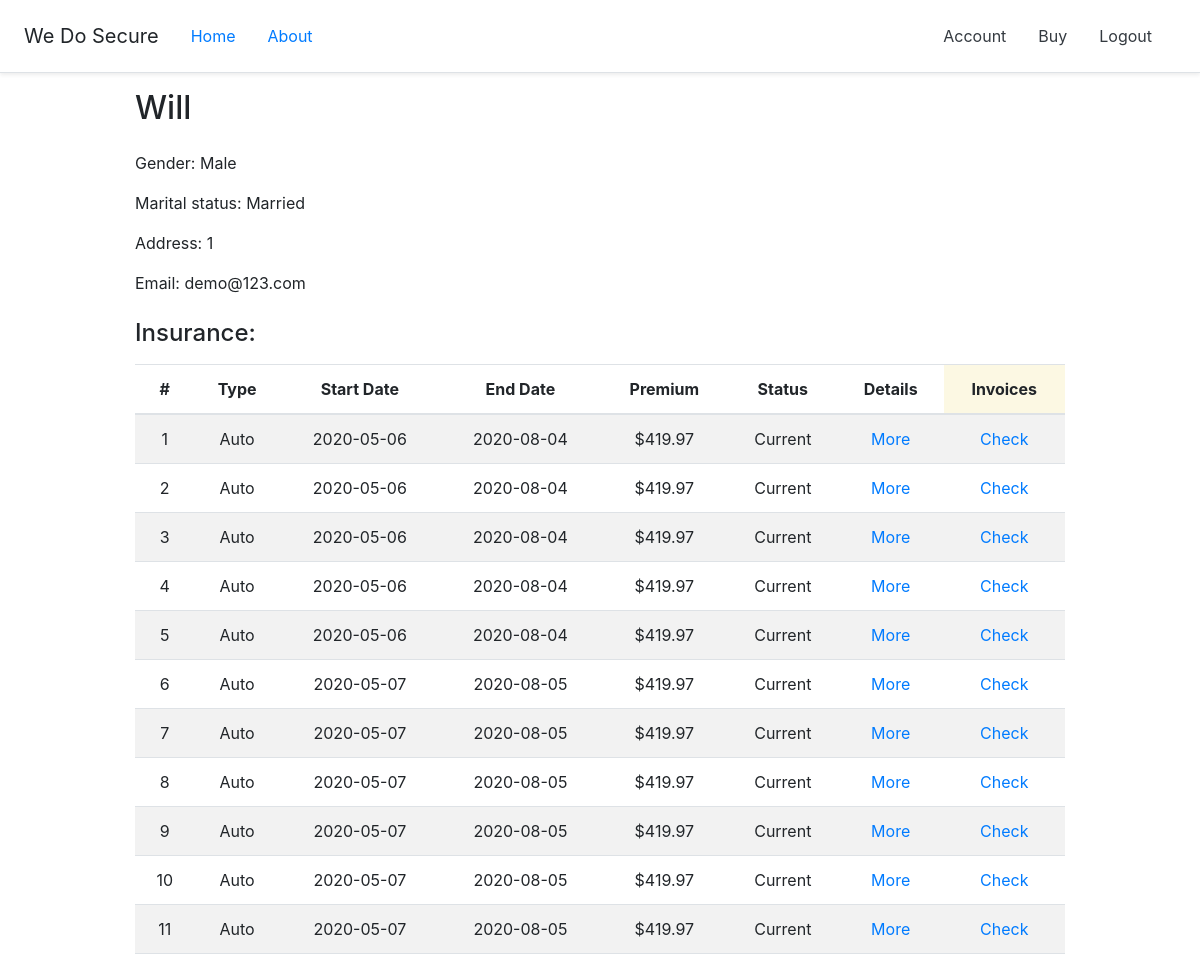
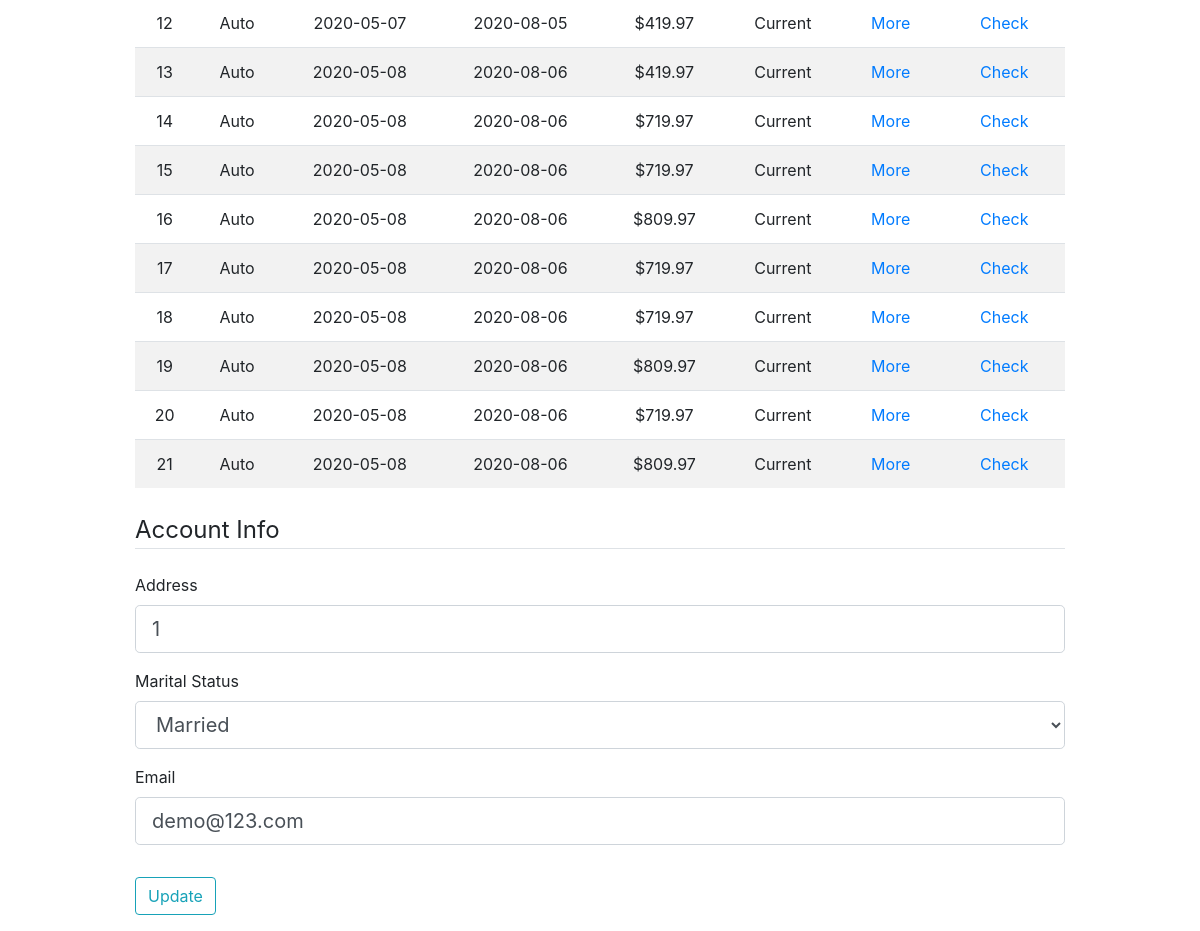
The app's page /account (signed in), older data (2 pictures, top to bottom).
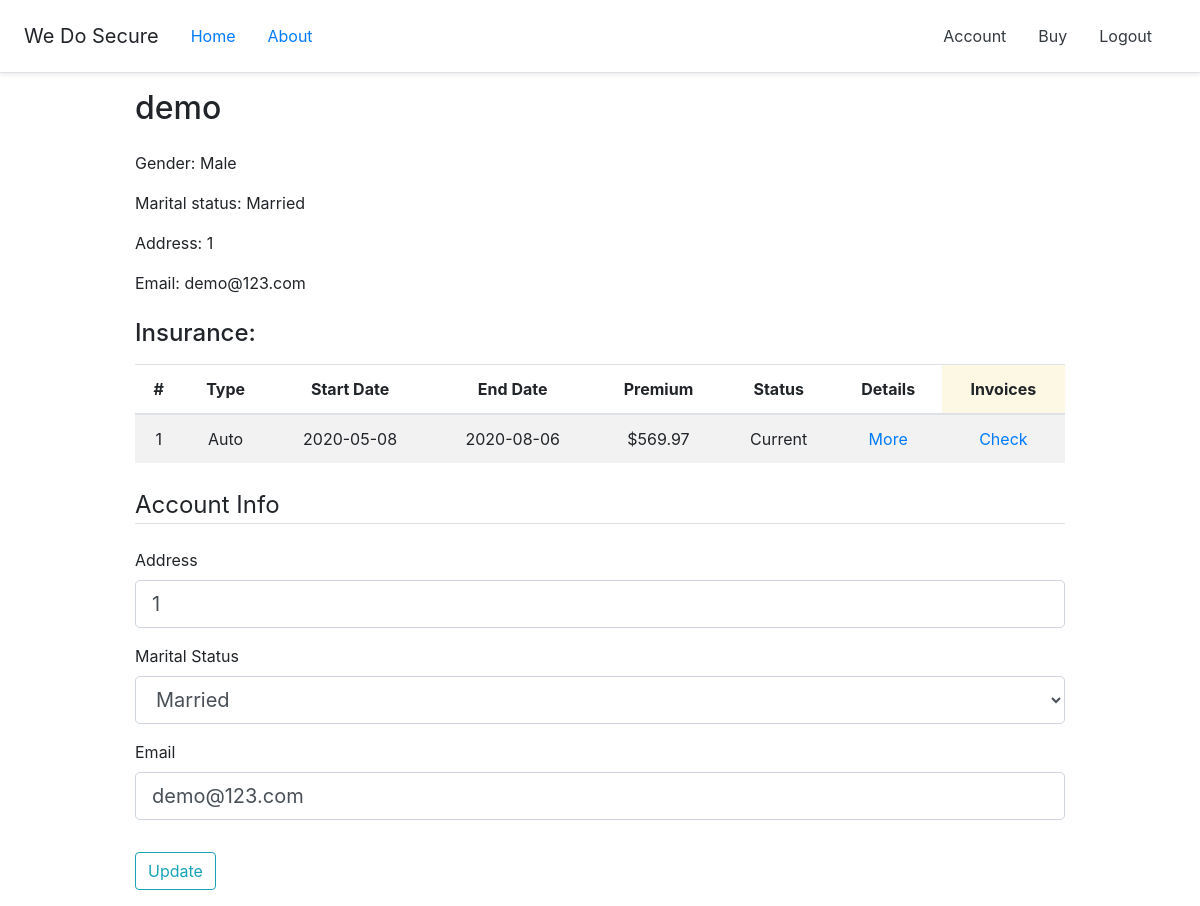
The same page, newer data.
### insurance/models.py (models this page shows, shortened)
class Customer(db.Model, UserMixin):
    id = db.Column(db.Integer, primary_key=True)
    full_name = db.Column(db.String(50), nullable=False)
    address = db.Column(db.String(120), nullable=False)
    gender = db.Column(db.String(1), nullable=False)
    marital_status = db.Column(db.String(1), nullable=False)
    email = db.Column(db.String(120), unique=True, nullable=False)
    password = db.Column(db.String(60), nullable=False)
    insurances = db.relationship('Insurance', backref='buyer', lazy=True)

class Insurance(db.Model):
    id = db.Column(db.Integer, primary_key=True)
    type = db.Column(db.String(1), nullable=False)
    start_date = db.Column(db.Date, nullable=False)
    end_date = db.Column(db.Date, nullable=False)
    premium = db.Column(db.Numeric(scale=2), nullable=False)
    status = db.Column(db.String(1), nullable=False)
    customer_id = db.Column(db.Integer, db.ForeignKey('customer.id'), nullable=False)
    vehicles = db.relationship('Vehicle', backref='insurance', lazy=True)
    homes = db.relationship('Home', backref='insurance', lazy=True)
    invoices = db.relationship('Invoice', backref='insurance', lazy=True)

### insurance/routes.py (the view)
@app.route('/account', methods=['GET', 'POST'])
@login_required
def account():
    form = UpdateAccountForm()
    if form.validate_on_submit():
        current_user.address = form.address.data
        current_user.marital_status = form.marital_status.data
        current_user.email = form.email.data
        db.session.commit()
        flash('Your account has been updated!', 'success')
        return redirect(url_for('account'))
    elif request.method == 'GET':
        form.address.data = current_user.address
        form.marital_status.data = current_user.marital_status
        form.email.data = current_user.email
    return render_template('account.html', title='Account', form=form)

### insurance/forms.py (shortened to what this page needs)
class UpdateAccountForm(FlaskForm):
    marital_status = SelectField('Marital Status',
                    choices=[('M', 'Married'), ('S', 'Single'), ('W', 'Widow/Widower')])
    address = StringField('Address', validators=[DataRequired()])
    email = StringField('Email', validators=[DataRequired(), Email()])
    submit = SubmitField('Update')

### insurance/models.py (called while the page is built)
@login_manager.user_loader
def load_user(user_id):
    return Customer.query.get(int(user_id))

### insurance/templates/account.html (shortened to what this page needs)
{% extends "layout.html" %}
{% block content %}
    <div class="content-section">
        <div>
            <h2 class="mb-4">{{ current_user.full_name }}</h2>
            <p>
                Gender:
                {% if current_user.gender == 'M' %}
                    Male
                {% else %}
                    Female
                {% endif %}
            </p>
            <p>
                Marital status:
                {% if current_user.marital_status == 'M' %}
                    Married
                {% elif current_user.marital_status == 'S' %}
                    Single
                {% else %}
                    Widow/Widower
                {% endif %}
            </p>
            <p>Address: {{ current_user.address }}</p>
            <p>Email: {{ current_user.email }}</p>
        </div>
        <div class="form-group mt-4 mb-4">
            <h4 class="mb-3">Insurance:</h4>
            <table class="table table-striped text-center">
                <thead>
                <tr>
                    <th scope="col">#</th>
                    <th scope="col">Type</th>
                    <th scope="col">Start Date</th>
                    <th scope="col">End Date</th>
                    <th scope="col">Premium</th>
                    <th scope="col">Status</th>
                    <th scope="col">Details</th>
                    <th class="mark" scope="col">Invoices</th>
                </tr>
                </thead>
                <tbody>
                {% for insurance in current_user.insurances %}
                    <tr>
                        <td>{{ loop.index0 + 1 }}</td>
                        <td>
                            {% if insurance.type == 'A' %}
                                Auto
                            {% else %}
                                Home
                            {% endif %}
                        </td>
                        <td>{{ insurance.start_date }}</td>
                        <td>{{ insurance.end_date }}</td>
                        <td>${{ insurance.premium }}</td>
                        <td>
                            {% if insurance.status == 'C' %}
                                Current
                            {% else %}
                                Expired
                            {% endif %}
                        </td>
                        <td><a href="{{ url_for('details', insurance_id=insurance.id) }}">More</a></td>
                        <td><a href="{{ url_for('invoices', insurance_id=insurance.id) }}">Check</a></td>
                    </tr>
                {% endfor %}
                </tbody>
            </table>
        </div>
        <form action="" method="POST" enctype="multipart/form-data">
            <fieldset class="form-group">
                <legend class="border-bottom mb-4">Account Info</legend>
                <div class="form-group">
                    {{ form.address.label(class="form-control-label") }}
                    {% if form.address.errors %}
                        {{ form.address(class="form-control form-control-lg is-invalid") }}
                        <div class="invalid-feedback">
                            {% for error in form.address.errors %}
                                <span>{{ error }}</span>
                            {% endfor %}
                        </div>
                    {% else %}
                        {{ form.address(class="form-control form-control-lg") }}
                    {% endif %}
                </div>
                <div class="form-group">
                    {{ form.marital_status.label(class="form-control-label") }}
                    {% if form.marital_status.errors %}
                        {{ form.marital_status(class="form-control form-control-lg is-invalid") }}
                        <div class="invalid-feedback">
                            {% for error in form.marital_status.errors %}
                                <span>{{ error }}</span>
                            {% endfor %}
                        </div>
                    {% else %}
                        {{ form.marital_status(class="form-control form-control-lg") }}
                    {% endif %}
                </div>
                <div class="form-group">
                    {{ form.email.label(class="form-control-label") }}
                    {% if form.email.errors %}
                        {{ form.email(class="form-control form-control-lg is-invalid") }}
                        <div class="invalid-feedback">
                            {% for error in form.email.errors %}
                                <span>{{ error }}</span>
                            {% endfor %}
                        </div>
                    {% else %}
                        {{ form.email(class="form-control form-control-lg") }}
                    {% endif %}
                </div>
            </fieldset>
            <div class="form-group">
                {{ form.submit(class="btn btn-outline-info") }}
            </div>
        </form>
    </div>
{% endblock content %}

### insurance/templates/layout.html (shortened to what this page needs)
<!DOCTYPE html>
<html lang="en">
<head>
    <link rel="stylesheet" href="https://stackpath.bootstrapcdn.com/bootstrap/4.4.1/css/bootstrap.min.css">
    <link rel="stylesheet" href="{{ url_for('static', filename='main.css') }}">
</head>
<body>
  <div class="d-flex flex-column flex-md-row align-items-center p-3 px-md-4 mb-3 bg-white border-bottom shadow-sm">
    <h5 class="my-0 font-weight-normal">We Do Secure</h5>
    <a class="ml-3 nav-item nav-link" href="{{ url_for('home') }}">Home</a>
    <a class="nav-item nav-link mr-md-auto" href="{{ url_for('about') }}">About</a>
    {% if current_user.is_authenticated %}
      <a class="p-2 mr-3 text-dark" href="{{ url_for('account') }}">Account</a>
      <a class="p-2 mr-3 text-dark" href="{{ url_for('buy') }}">Buy</a>
      <a class="p-2 mr-3 text-dark" href="{{ url_for('logout') }}">Logout</a>
    {% else %}
      <a class="p-2 mr-3 text-dark" href="{{ url_for('login') }}">Login</a>
      <a class="btn btn-outline-primary" href="{{ url_for('register') }}">Sign up</a>
    {% endif %}
  </div>
  <div class="container">
    {% block content %}
    {% endblock content %}
  </div>
</body>
</html>

### insurance/static/main.css (style rules this page uses)
html { font-size: 14px; }
@media (min-width: 768px) { html { font-size: 16px; } }
.container { max-width: 960px; }

Row changes from the older to the newer data that the page shows:
removed Insurance: type "Auto", start_date "2020-05-06", end_date "2020-08-04", premium "419.97", status "Current"
removed Insurance: type "Auto", start_date "2020-05-06", end_date "2020-08-04", premium "419.97", status "Current"
removed Insurance: type "Auto", start_date "2020-05-06", end_date "2020-08-04", premium "419.97", status "Current"
removed Insurance: type "Auto", start_date "2020-05-06", end_date "2020-08-04", premium "419.97", status "Current"
removed Insurance: type "Auto", start_date "2020-05-06", end_date "2020-08-04", premium "419.97", status "Current"
removed Insurance: type "Auto", start_date "2020-05-07", end_date "2020-08-05", premium "419.97", status "Current"
removed Insurance: type "Auto", start_date "2020-05-07", end_date "2020-08-05", premium "419.97", status "Current"
removed Insurance: type "Auto", start_date "2020-05-07", end_date "2020-08-05", premium "419.97", status "Current"
removed Insurance: type "Auto", start_date "2020-05-07", end_date "2020-08-05", premium "419.97", status "Current"
removed Insurance: type "Auto", start_date "2020-05-07", end_date "2020-08-05", premium "419.97", status "Current"
removed Insurance: type "Auto", start_date "2020-05-07", end_date "2020-08-05", premium "419.97", status "Current"
removed Insurance: type "Auto", start_date "2020-05-07", end_date "2020-08-05", premium "419.97", status "Current"
removed Insurance: type "Auto", start_date "2020-05-08", end_date "2020-08-06", premium "419.97", status "Current"
removed Insurance: type "Auto", start_date "2020-05-08", end_date "2020-08-06", premium "719.97", status "Current"
removed Insurance: type "Auto", start_date "2020-05-08", end_date "2020-08-06", premium "719.97", status "Current"
removed Insurance: type "Auto", start_date "2020-05-08", end_date "2020-08-06", premium "809.97", status "Current"
removed Insurance: type "Auto", start_date "2020-05-08", end_date "2020-08-06", premium "719.97", status "Current"
removed Insurance: type "Auto", start_date "2020-05-08", end_date "2020-08-06", premium "719.97", status "Current"
removed Insurance: type "Auto", start_date "2020-05-08", end_date "2020-08-06", premium "809.97", status "Current"
removed Insurance: type "Auto", start_date "2020-05-08", end_date "2020-08-06", premium "719.97", status "Current"
removed Insurance: type "Auto", start_date "2020-05-08", end_date "2020-08-06", premium "809.97", status "Current"
changed Customer "demo@123.com": full_name "Will" → "demo"
added Insurance: type "Auto", start_date "2020-05-08", end_date "2020-08-06", premium "569.97", status "Current"
